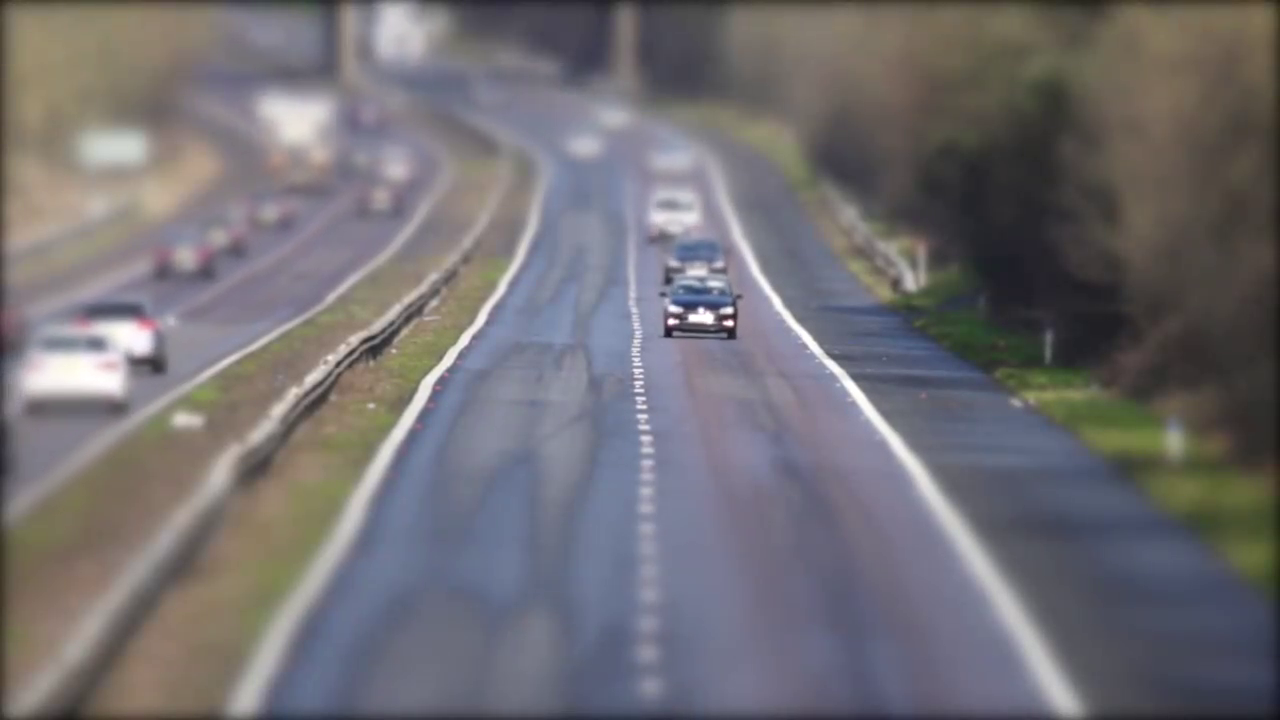
#> input picture frame 47 of contador-carros/video_rodovia2.mp4, 1280 x 720 px, given in place of video_rodovia.mp4, which was not available
$ python main.py
#> lines starting #> are read from the running program, lines starting #| are printed output that depends on the picture; pictures that were not available may be replaced by others from this repository, and a replacement may not be noted
import cv2
import csv
import pandas as pd


resultados = []

# carregando os vídeos
videos = [
    {
        "video": 'video_rodovia.mp4',
        "posicaoDaLinhaHorizontal": 200,
        "posicaoDaLinhaVertical": 280,
        "ladoDesconsiderado": "esquerdo",
        "contagemDeCarros": 0
    },
        {
        "video": 'video_rodovia2.mp4',
        "posicaoDaLinhaHorizontal": 300,
        "posicaoDaLinhaVertical": 100,
        "ladoDesconsiderado": "esquerdo",
        "contagemDeCarros": 0
    }
]

for video in videos:
    videoRodovia = cv2.VideoCapture(video["video"])

    # Subtrator de fundo
    substratorDeFundo = cv2.createBackgroundSubtractorMOG2(history=500, varThreshold=100, detectShadows=True)

    while videoRodovia.isOpened():
        ret, frame = videoRodovia.read()
#> frame is the input picture: shape (720, 1280, 3); mean B, G, R 115.3, 111.1, 113.9
        if not ret:
            break

        # Redimensionar o frame para processamento mais rápido
        frame = cv2.resize(frame, (640, 480))
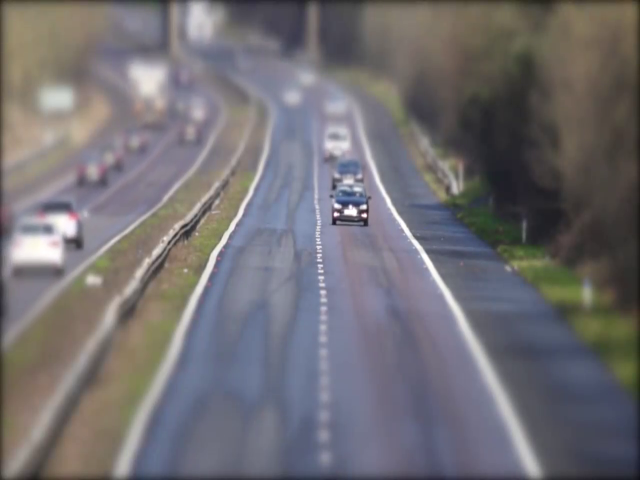
#> frame: shape (480, 640, 3); mean B, G, R 115.3, 111.1, 113.9

        # Aplicar subtração de fundo
        fundoComSubstracao = substratorDeFundo.apply(frame)
#> fundoComSubstracao: shape (480, 640); every value is 127

        # Encontrar contornos
        contornos, _ = cv2.findContours(fundoComSubstracao, cv2.RETR_EXTERNAL, cv2.CHAIN_APPROX_SIMPLE)
#> contornos = [[[0, 0], [0, 479], [639, 479], [639, 0]]]

        for cortorno in contornos:
            # Ignorar pequenos contornos
            if cv2.contourArea(cortorno) < 500:
                continue

            # Obter o retângulo delimitador
            x, y, w, h = cv2.boundingRect(cortorno)

            #  Escolhe o lado a ser desconsiderado
            if video["ladoDesconsiderado"] == "esquerdo" and x < video["posicaoDaLinhaVertical"]:
                continue
            elif video["ladoDesconsiderado"] == "direito" and x + w > video["posicaoDaLinhaVertical"]:
                continue

            cv2.rectangle(frame, (x, y), (x + w, y + h), (0, 255, 0), 2)

            # Verificar se o carro passou pela linha de contagem
            if y >  video["posicaoDaLinhaHorizontal"] and y <  video["posicaoDaLinhaHorizontal"] + 5:
                 video["contagemDeCarros"] += 1
#> this loop made 1 pass
#> (cortorno, x, y, w, h) on pass 1: ([[0, 0], [0, 479], [639, 479], [639, 0]], 0, 0, 640, 480)
#> after the loop, video = {'video': 'video_rodovia.mp4', 'posicaoDaLinhaHorizontal': 200, 'posicaoDaLinhaVertical': 280, 'ladoDesconsiderado': 'esquerdo', 'contagemDeCarros': 0}

        # Desenhar a linha de contagem
        cv2.line(frame, (0, video["posicaoDaLinhaHorizontal"]), (640, video["posicaoDaLinhaHorizontal"]), (255, 0, 0), 2)

        # Desenhar a linha vertical
        cv2.line(frame, (video["posicaoDaLinhaVertical"], 0), (video["posicaoDaLinhaVertical"], 480), (0, 0, 255), 2)

        # Mostrar a contagem de carros
        cv2.putText(frame, f'Carros: {video["contagemDeCarros"]}', (10, 50), cv2.FONT_HERSHEY_SIMPLEX, 1, (0, 0, 255), 2, cv2.LINE_AA)
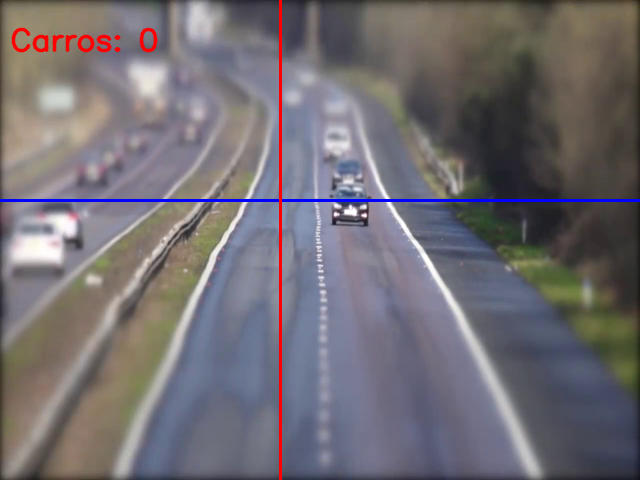
#> frame: shape (480, 640, 3); mean B, G, R 115.1, 109.4, 114.3

        # Mostrar o frame
        cv2.imshow('Frame', frame)

        if cv2.waitKey(30) & 0xFF == 27:
#> (key Esc is pressed here)
            break

    fps = videoRodovia.get(cv2.CAP_PROP_FPS)
#> fps = 50.08
    totalFrames = int(videoRodovia.get(cv2.CAP_PROP_FRAME_COUNT))
#> totalFrames = 474
    tempoTotal = totalFrames / fps
#> tempoTotal = 9.46

    resultados.append({
        "video": video["video"],
        "carrosPorSegundo": video["contagemDeCarros"] / tempoTotal,
        "totalDeCarros": video["contagemDeCarros"],
        "tempoTotal": tempoTotal
    })

    videoRodovia.release()
    cv2.destroyAllWindows()

with open('resultados.csv', 'w', newline='') as csvfile:
    fieldnames = ["video", "carrosPorSegundo", "totalDeCarros", "tempoTotal"]
    writer = csv.DictWriter(csvfile, fieldnames=fieldnames)
    writer.writeheader()
    for resultado in resultados:
        writer.writerow(resultado)
#> this loop made 2 passes

df = pd.read_csv('resultados.csv')
print(df)

$ run again, starting later in the video
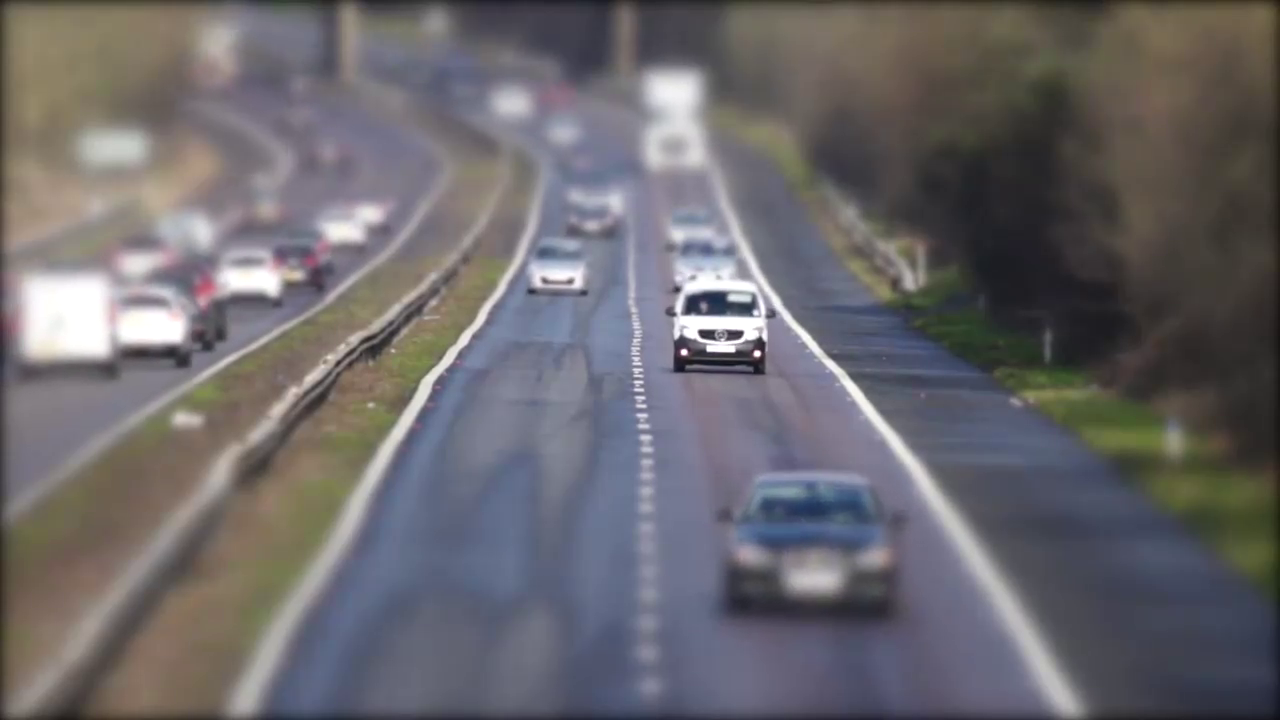
#> input picture frame 213 of contador-carros/video_rodovia2.mp4, 1280 x 720 px, given in place of video_rodovia.mp4, which was not available
#> frame is the input picture: shape (720, 1280, 3); mean B, G, R 108.2, 104.3, 107.1
#> `frame = cv2.resize(frame, (640, 480))`:
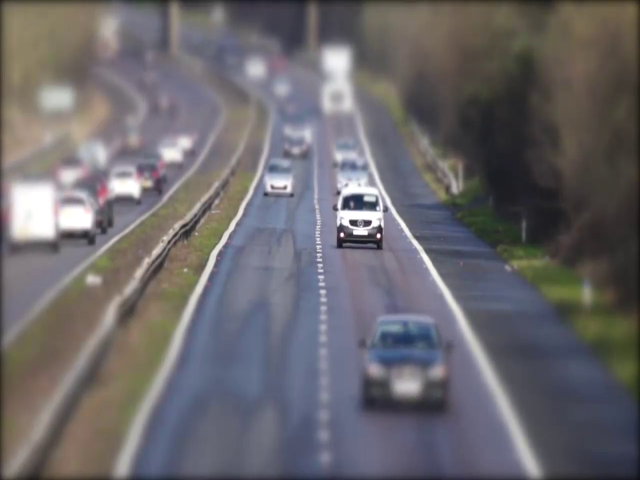
#> frame: shape (480, 640, 3); mean B, G, R 108.2, 104.3, 107.1
#> fundoComSubstracao: shape (480, 640); every value is 127
#> contornos = [[[0, 0], [0, 479], [639, 479], [639, 0]]]
#> the loop `for cortorno in contornos:` made 1 pass
#> (cortorno, x, y, w, h) on pass 1: ([[0, 0], [0, 479], [639, 479], [639, 0]], 0, 0, 640, 480)
#> after the loop `for cortorno in contornos:`: video = {'video': 'video_rodovia.mp4', 'posicaoDaLinhaHorizontal': 200, 'posicaoDaLinhaVertical': 280, 'ladoDesconsiderado': 'esquerdo', 'contagemDeCarros': 0}
#> `cv2.putText(frame, f'Carros: {video["contagemDeCarros"]}', (10, 50), c..`:
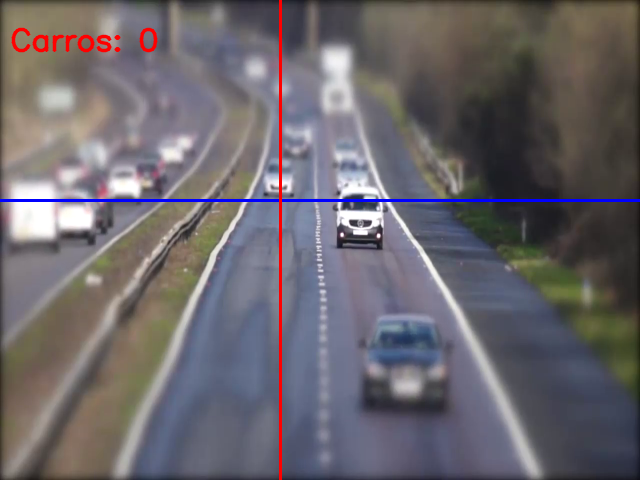
#> frame: shape (480, 640, 3); mean B, G, R 108.1, 102.7, 107.5
#> fps = 50.08
#> totalFrames = 474
#> tempoTotal = 9.46

$ run again, starting later in the video
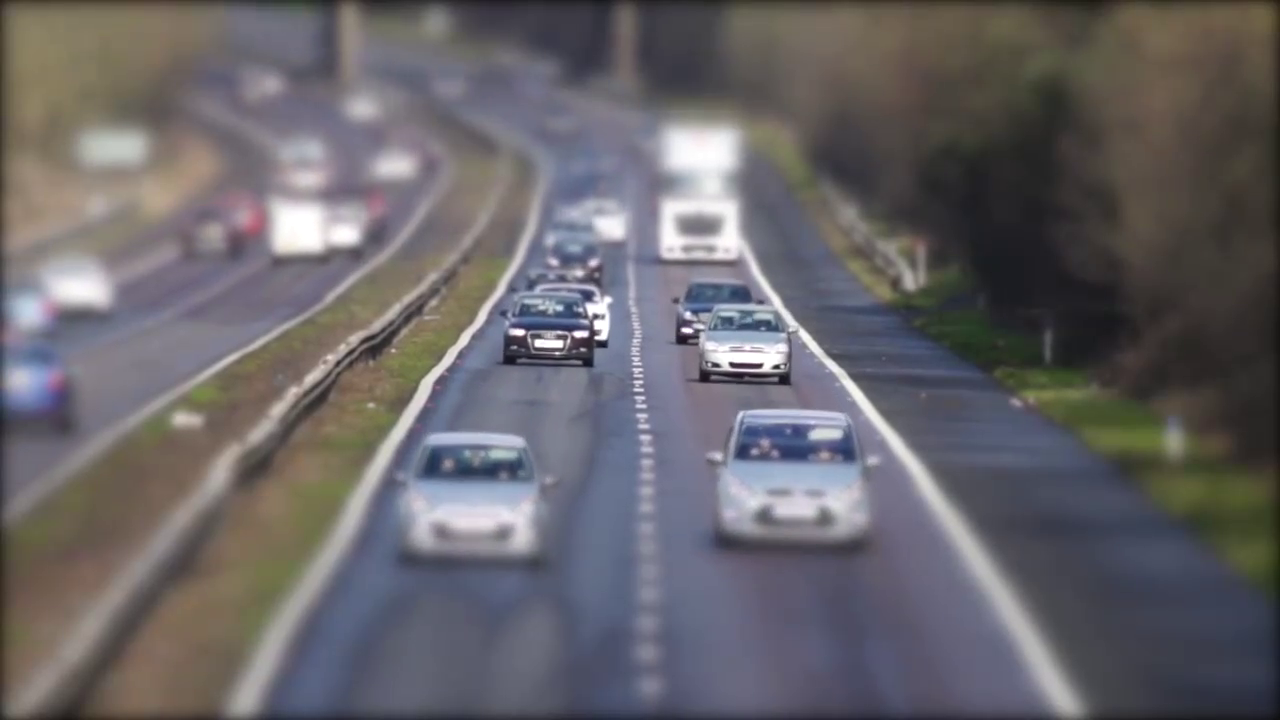
#> input picture frame 379 of contador-carros/video_rodovia2.mp4, 1280 x 720 px, given in place of video_rodovia.mp4, which was not available
#> frame is the input picture: shape (720, 1280, 3); mean B, G, R 104.8, 100.8, 103.7
#> `frame = cv2.resize(frame, (640, 480))`:
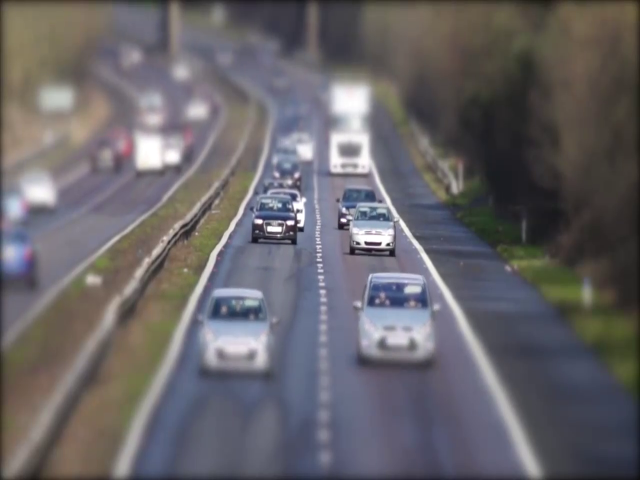
#> frame: shape (480, 640, 3); mean B, G, R 104.8, 100.8, 103.7
#> fundoComSubstracao: shape (480, 640); every value is 127
#> contornos = [[[0, 0], [0, 479], [639, 479], [639, 0]]]
#> the loop `for cortorno in contornos:` made 1 pass
#> (cortorno, x, y, w, h) on pass 1: ([[0, 0], [0, 479], [639, 479], [639, 0]], 0, 0, 640, 480)
#> after the loop `for cortorno in contornos:`: video = {'video': 'video_rodovia.mp4', 'posicaoDaLinhaHorizontal': 200, 'posicaoDaLinhaVertical': 280, 'ladoDesconsiderado': 'esquerdo', 'contagemDeCarros': 0}
#> `cv2.putText(frame, f'Carros: {video["contagemDeCarros"]}', (10, 50), c..`:
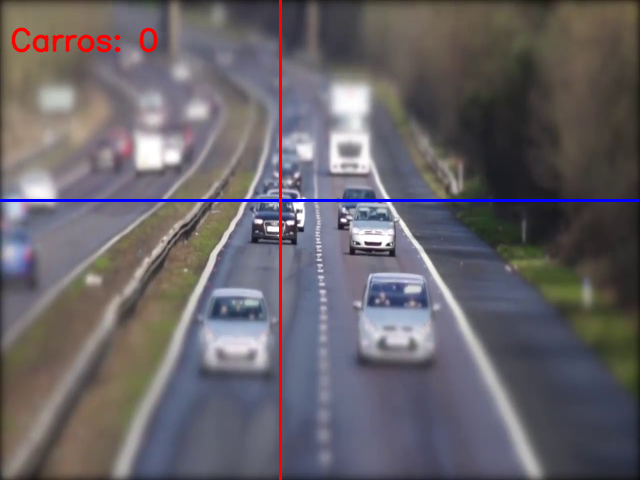
#> frame: shape (480, 640, 3); mean B, G, R 104.8, 99.3, 104.3
#> fps = 50.08
#> totalFrames = 474
#> tempoTotal = 9.46
